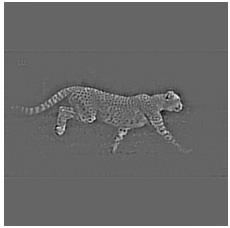
#> input picture Task_2/125356504.jpg, 230 x 228 px
$ python solution.py
#> lines starting #> are read from the running program, lines starting #| are printed output that depends on the picture; after the words box and inside, x2 and y2 are one past the last pixel; in counts of white or black regions, pixels touching at a corner belong together
# Mandatory imports
import cv2
import numpy as np

# plotting libs
import matplotlib.pyplot as plt

# File handling imports
from os.path import join as pjoin
import sys, os

class Segment:
    def __init__(self, image):
        """
        Class segment default constructor.
        Args:
            image: a .jpg, .jpeg or .png file
        """
#> called with image = 'Task_2/125356504.jpg'
        self.image = cv2.imread(image, 0)
#> self.image is the input picture: shape (228, 230); min 0, max 255, mean 107.8

    def basic_segment(self):
        ret, thresh = cv2.threshold(self.image, 0, 255, cv2.THRESH_BINARY+cv2.THRESH_OTSU)
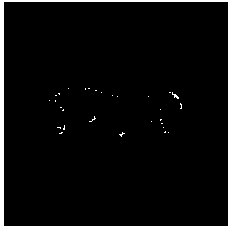
#> thresh: shape (228, 230); 4.5% white; 30 white regions (29 under 20 px), largest, box (x1, y1, x2, y2) and area: (0, 0, 230, 228) 2264
#> ret = 176
        return thresh

    def additional_features(self):
        edge_map = cv2.Canny(self.image, 100, 200)
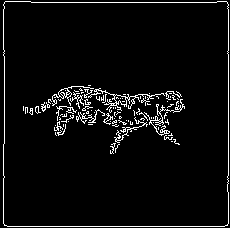
#> edge_map: shape (228, 230); 4.8% white in thin lines or dots
        return edge_map

    def augment_image(self, im):
        """
        Crops the boundaries.
        Args:
            (numpy.ndarray) im
            (int) x1, top left x
            (int) y1, top left y
            (int) w, width
            (int) h, height
        Returns:
            (numpy.ndarray) cropped image
        """
        w, h = self.image.shape[:2]
#> w = 228; h = 230
        return im[10:w-10, 10:h-10]
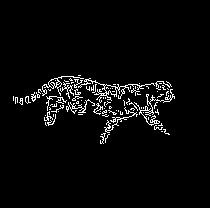
#> returned value: shape (208, 210); 3.8% white in thin lines or dots, all inside (x1, y1, x2, y2) = (13, 75, 175, 144)


    def advance_segment(self, binary_mask):
        kernel = np.ones((12,12), np.int8)
        return cv2.morphologyEx(binary_mask, cv2.MORPH_CLOSE, kernel)
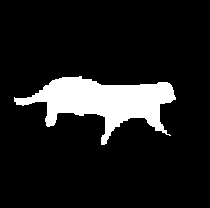
#> returned value: shape (208, 210); 11.5% white; 1 white region, box (x1, y1, x2, y2) and area: (14, 76, 176, 145) 5035

    def visualize(self, image):
        save_path = pjoin(os.getcwd(), "result.jpg")
        cv2.imwrite(save_path, image)

def unit_test(image):
    segment = Segment(image)
    thresh_image = segment.basic_segment()
    edge_map = segment.additional_features()
    cropped_im = segment.augment_image(edge_map)
    final_segment = segment.advance_segment(cropped_im)
    segment.visualize(final_segment)
    print("================Unit Test Passed=============")

if __name__=="__main__":
    image_path = pjoin(os.getcwd(), "125356504.jpg")
    unit_test(image_path)
